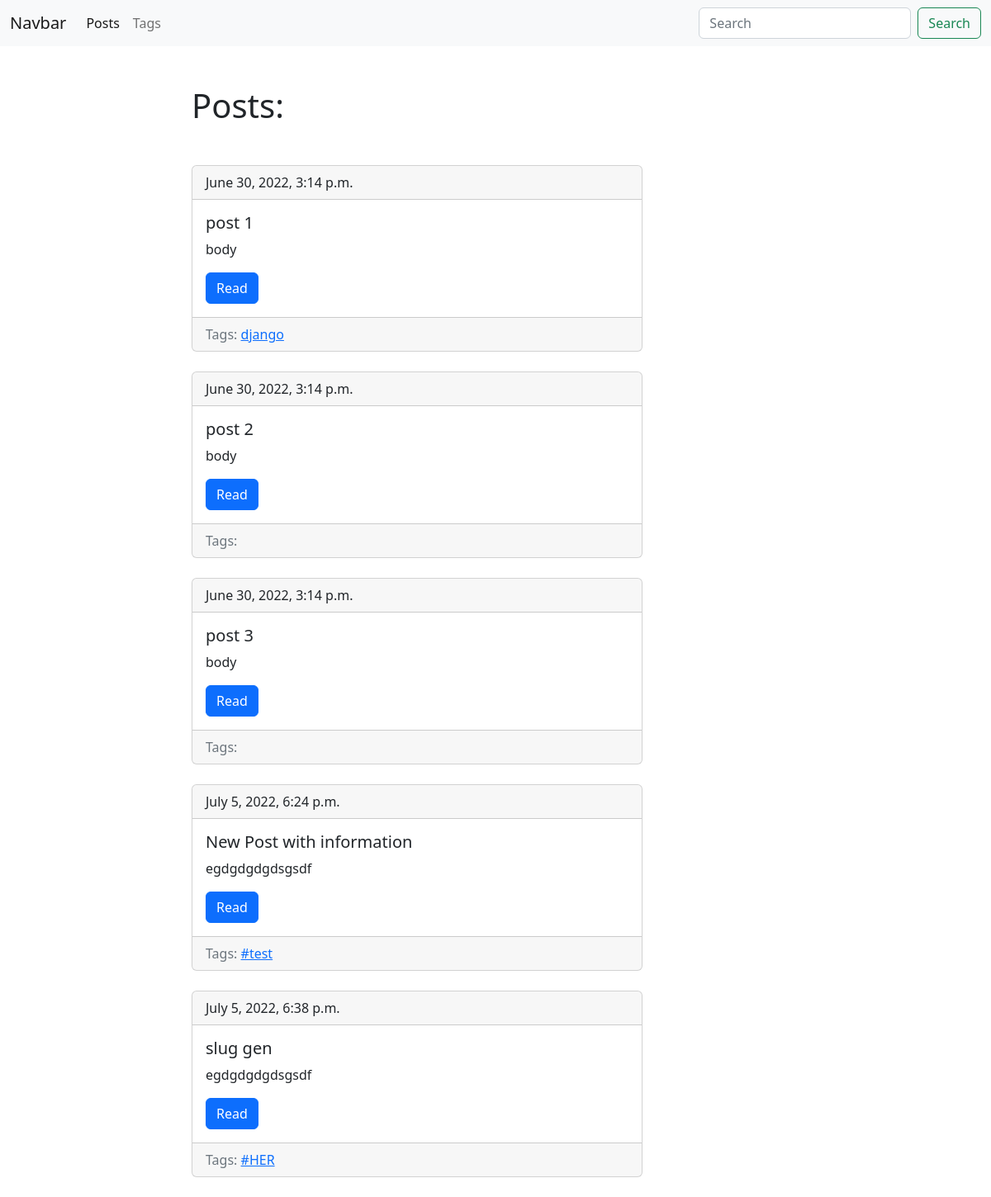
The page /blog/ on the database as committed earlier.
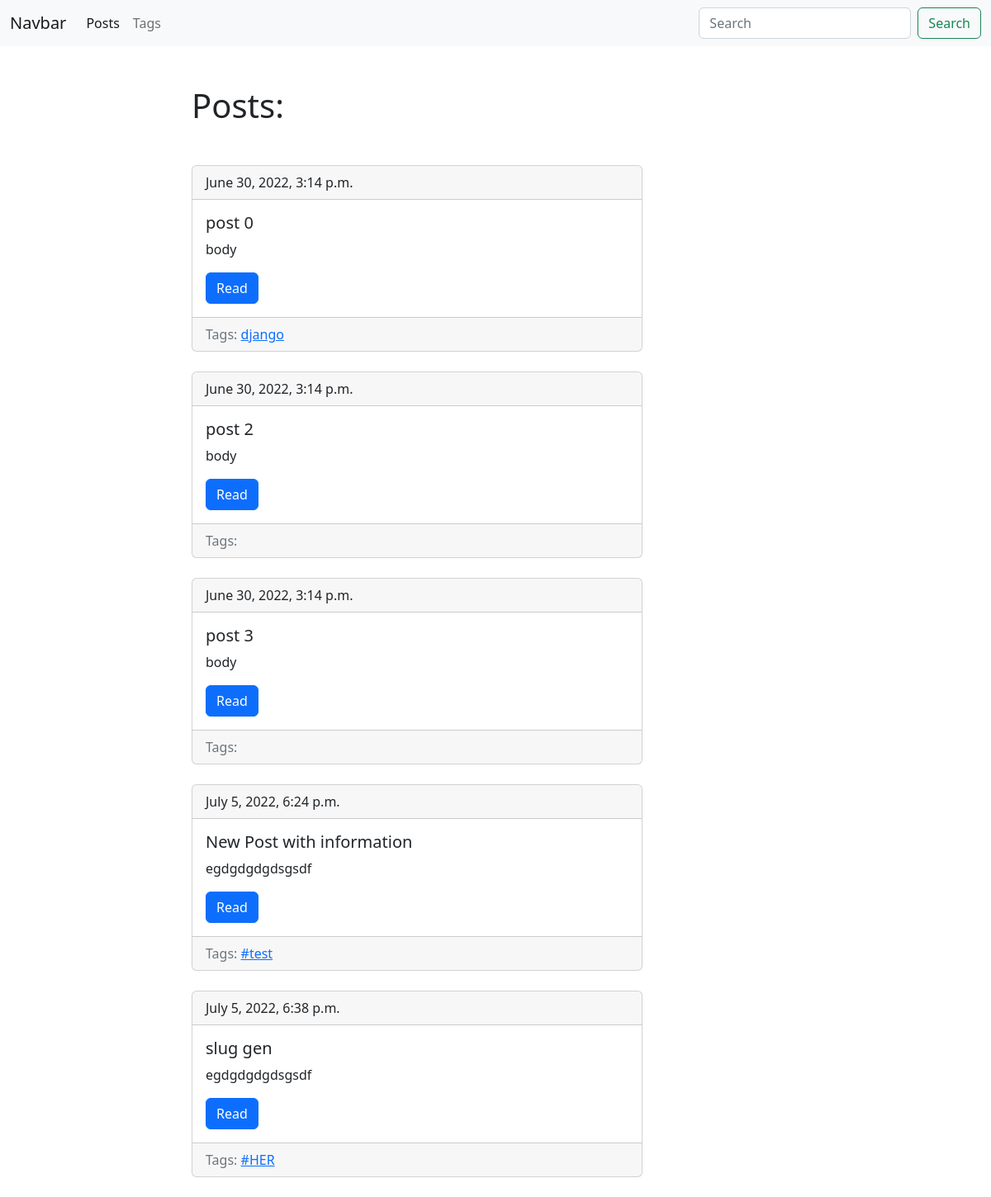
The same page on the database as committed later.
### posts/models.py (models this page shows, shortened)
class Post(models.Model):
    title = models.CharField(max_length=150, db_index=True)
    slug = models.SlugField(max_length=150, unique=True, blank=True)
    body = models.TextField(blank=True, db_index=True)
    tags = models.ManyToManyField('Tag', blank=True, related_name='posts')
    date_pub = models.DateTimeField(auto_now_add=True)
    def get_absolute_url(self):
        return reverse('post_detail_url', kwargs={'slug': self.slug})

### posts/views.py (the view)
# urls.py: path('', PostsList.as_view(), name='posts_list_url'),
class PostsList(ObjectsListMixin, View):
    model = Post
    template = 'blog/index.html'

### posts/models.py (called while the page is built)
    def get_absolute_url(self):
        return reverse('tag_detail_url', kwargs={'slug': self.slug})

### posts/utils.py (called while the page is built)
    def get(self, request):
        objs = self.model.objects.all()
        return render(request, self.template , context={self.model.__name__.lower() + 's': objs})

### posts/templates/blog/index.html (shortened to what this page needs)
{% extends 'blog/base_blog.html' %}
{% block content %}
    <h1 class="mb-5">Posts:</h1>
    {%  for post in posts %}
        {% include 'blog/includes/post_card_template.html' %}
    {% endfor %}
{% endblock %}

### posts/templates/blog/includes/post_card_template.html
<div class="card mb-4">
    <div class="card-header">
        {{ post.date_pub }}
    </div>
    <div class="card-body">
        <h5 class="card-title">{{ post.title }}</h5>
        <p class="card-text">{{ post.body|truncatewords:15 }}</p>
        <a href="{{ post.get_absolute_url }}" class="btn btn-primary">Read</a>
    </div>
    <div class="card-footer text-muted">
        Tags:
        {% for tag in post.tags.all %}
            <a href="{{ tag.get_absolute_url  }}">{{ tag.title }}</a>
        {% endfor %}
    </div>
</div>

Rows that differ between the two databases and show on the page:
changed Post: title "post 1" → "post 0"
